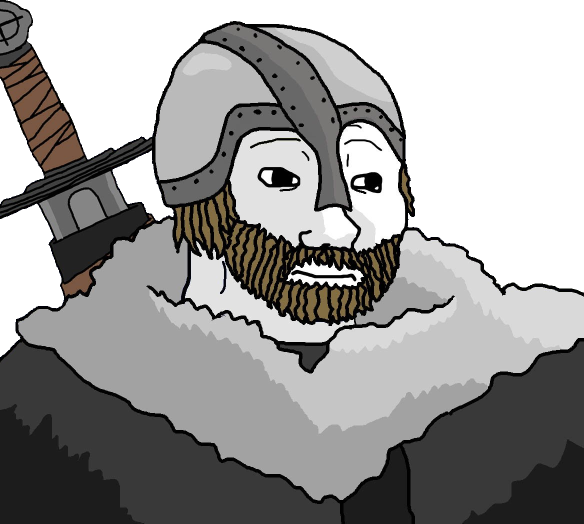
#> input picture episodes/ayasofya-viking-yazisi/chars/kaynak/viking_kaynak.png, 1167 x 1047 px (shown at 1/2 size)
$ python uret.py
#> lines starting #> are read from the running program, lines starting #| are printed output that depends on the picture; after the words box and inside, x2 and y2 are one past the last pixel; in counts of white or black regions, pixels touching at a corner belong together
### tools/kit_varyant.py
#!/usr/bin/env python3
"""Aynı wojak yüzünden duygu varyantları üretir (ter damlası, gözyaşı).

Altın dönem videolarında ana karakter sahneden sahneye AYNI çizimdir; sadece yüzüne ter damlaları,
gözyaşı eklenir ya da son sahnede korku yüzüne döner. Bu araç bir taban PNG'ye bu katmanları çizer.

    python tools/kit_varyant.py assets/kit/klasik/sakin.png --kit klasik

Koordinatlar taban görselin piksel düzlemindedir (assets/kit/<kit>/kit.json içinde, elle ayarlanır).
"""

from __future__ import annotations

import argparse
import json
import sys
from pathlib import Path

from PIL import Image, ImageDraw

ROOT = Path(__file__).resolve().parent.parent
sys.path.insert(0, str(ROOT))

SS = 3  # süper örnekleme (yumuşak kenar)
SWEAT_FILL, SWEAT_LINE = (170, 220, 255, 255), (40, 120, 200, 255)
TEAR_FILL = (120, 190, 250, 235)


def _drop(d: ImageDraw.ImageDraw, x: float, y: float, s: float) -> None:
    """Damla: üstü sivri, altı yuvarlak. (x, y) alt dairenin merkezi, s yarıçap."""
    x, y, s = x * SS, y * SS, s * SS
    lw = max(2, round(s * 0.22))
    pts = [(x, y - s * 2.6), (x - s * 0.95, y - s * 0.35), (x + s * 0.95, y - s * 0.35)]
    d.polygon(pts, fill=SWEAT_FILL)
    d.ellipse([x - s, y - s, x + s, y + s], fill=SWEAT_FILL)
    d.line([pts[0], pts[1]], fill=SWEAT_LINE, width=lw)
    d.line([pts[0], pts[2]], fill=SWEAT_LINE, width=lw)
    d.arc([x - s, y - s, x + s, y + s], start=-15, end=195, fill=SWEAT_LINE, width=lw)


# [6 lines left out: function _tear, not called in this run]


def make(base: Path, spec: dict, out: Path) -> Path:
    im = Image.open(base).convert("RGBA")
    layer = Image.new("RGBA", (im.width * SS, im.height * SS), (0, 0, 0, 0))
    d = ImageDraw.Draw(layer)
    for t in spec.get("tears", []):
        _tear(d, t["path"], t.get("w", 14))
    for x, y, s in spec.get("drops", []):
        _drop(d, x, y, s)
    layer = layer.resize(im.size, Image.LANCZOS)
    out.parent.mkdir(parents=True, exist_ok=True)
    Image.alpha_composite(im, layer).save(out, optimize=True)
    return out


# [14 lines left out: function main, not called in this run]


# [2 lines that do not run on import are left out]

### episodes/ayasofya-viking-yazisi/chars/uret.py
"""ayasofya-viking-yazisi: hazır kıyafetli iki karakter ve ters köşe yüz varyantı.

    python episodes/ayasofya-viking-yazisi/chars/uret.py

Kaynaklar (kaynak/ altında, indirildiği gibi; şeffaf kenarı kırpılmış):
  viking_kaynak.png   wojakland "Viking Wojak" (viking_wojak_1.png,
                      https://wojakland.com/wp-content/grand-media/image/original/viking_wojak_1.png), 1167x1047,
                      sağa bakar: miğfer, sakal, kürk pelerin, sırtında kılıç
  muhafiz_kaynak.png  wojakland "Byzantine Knight Wojak" (byzantine_knight_wojak.png,
                      https://wojakland.com/wp-content/grand-media/image/original/byzantine_knight_wojak.png), 460x471,
                      sola bakar: burun siperli miğfer, zincir başlık, bordo zırh
Kıyafete ve miğfere dokunulmaz. Yapılanlar yalnız:
  - viking = kaynağın kendisi (sıkılmış/huysuz yüz); yarı saydam kontur opak yapılır;
  - muhafız "sakin" = kaynağın kendisi (ciddi, kaşları çatık);
  - muhafız "sok": kaşlar, gözler ve ağız çizgisi silinip AYNI çizgi kalınlığında yeniden çizilir (kalkık kaşlar,
    iri açık gözler, küçük göz bebekleri karşıdaki Viking'e bakar, zincir başlığın üstünde açık "O" ağız) + iki
    yanakta ter damlası (tools/kit_varyant.py). Miğfer alnı kapattığı için mavi soğuk ter çizgisi yok.
Bakış yönü bu betikte kaydedilmez (data/ dışına yazılmaz): episode.yaml'da her karakterin `faces:` alanı var.
Çizim yardımcıları kanuni-gizlenen-olum/chars/uret.py'den kopyalandı.
"""
from __future__ import annotations

import math
import random
import sys
from pathlib import Path

import numpy as np
from PIL import Image, ImageDraw

HERE = Path(__file__).resolve().parent
ROOT = HERE.parents[2]
KAYNAK = HERE / "kaynak"
sys.path.insert(0, str(ROOT / "tools"))
import kit_varyant  # noqa: E402

SS = 4
BLACK = (0, 0, 0, 255)
WHITE = (255, 255, 255, 255)
TEN = (235, 182, 138)      # muhafızın ten rengi (ölçüldü)
ZINCIR = (90, 90, 90)      # ağız çevresindeki zincir başlık tonu (ölçüldü)


def poly_mask(size, pts) -> np.ndarray:
    m = Image.new("L", size, 0)
    ImageDraw.Draw(m).polygon([tuple(p) for p in pts], fill=255)
    return np.array(m) > 0


def sil(im, pts, renk=TEN, tol=10):
    a = np.array(im).astype(np.int32)
    m = poly_mask(im.size, pts)
    d = np.abs(a[..., :3] - np.array(renk)).sum(-1)
    m &= (d > tol) & (a[..., 3] > 0)
    a[m, :3] = renk
    a[m, 3] = 255
    return Image.fromarray(a.astype(np.uint8))


def kutu(x0, y0, x1, y1):
    return [(x0, y0), (x1, y0), (x1, y1), (x0, y1)]


def catmull(pts, n=14):
    P = [pts[0]] + list(pts) + [pts[-1]]
    out = []
    for i in range(1, len(P) - 2):
        p0, p1, p2, p3 = P[i - 1], P[i], P[i + 1], P[i + 2]
        for k in range(n):
            t = k / n
            t2, t3 = t * t, t * t * t
            out.append(tuple(0.5 * ((2 * p1[j]) + (-p0[j] + p2[j]) * t + (2 * p0[j] - 5 * p1[j] + 4 * p2[j] - p3[j]) * t2
                                    + (-p0[j] + 3 * p1[j] - 3 * p2[j] + p3[j]) * t3) for j in (0, 1)))
    out.append(P[-2])
    return out


class Cizim:
    def __init__(self, im, seed=1):
        self.im = im
        self.rng = random.Random(seed)

    def _maske(self):
        W, H = self.im.size
        m = Image.new("L", (W * SS, H * SS), 0)
        return m, ImageDraw.Draw(m)

    def _bas(self, m, renk):
        W, H = self.im.size
        m = m.resize((W, H), Image.LANCZOS).point(lambda v: max(0, min(255, (v - 64) * 2)))
        self.im.paste(Image.new("RGBA", (W, H), renk), (0, 0), m)

    def cizgi(self, pts, w, renk=BLACK, titrek=0.3):
        p = catmull(pts) if len(pts) > 2 else list(pts)
        ph = self.rng.random() * 6
        p = [(x + titrek * math.sin(i * 0.41 + ph), y + titrek * math.cos(i * 0.33 + ph)) for i, (x, y) in enumerate(p)]
        m, d = self._maske()
        q = [(x * SS, y * SS) for x, y in p]
        d.line(q, fill=255, width=round(w * SS), joint="curve")
        r = w * SS / 2
        for x, y in (q[0], q[-1]):
            d.ellipse([x - r, y - r, x + r, y + r], fill=255)
        self._bas(m, renk)

    def elips(self, cx, cy, rx, ry, dolgu=None, w=0, renk=BLACK):
        b = [(cx - rx) * SS, (cy - ry) * SS, (cx + rx) * SS, (cy + ry) * SS]
        if dolgu is not None:
            m, d = self._maske()
            d.ellipse(b, fill=255)
            self._bas(m, dolgu)
        if w:
            m, d = self._maske()
            d.ellipse(b, outline=255, width=round(w * SS))
            self._bas(m, renk)


def ter(im, damlalar):
    tmp = HERE / "__kit_tmp.png"
    im.save(tmp)
    try:
        kit_varyant.make(tmp, {"drops": [list(d) for d in damlalar]}, tmp)
        return Image.open(tmp).convert("RGBA").copy()
    finally:
        tmp.unlink(missing_ok=True)


def kontur_sabitle(im):
    """Kesimde yarı saydam kalmış siyah kontur piksellerini (koyu RGB, alfa > 30) tam opak yapar."""
    a = np.array(im).astype(np.int32)
    m = (a[..., :3].sum(-1) < 240) & (a[..., 3] > 30)
    a[m, 3] = 255
    return Image.fromarray(a.astype(np.uint8))


def kaydet(im, ad):
    out = HERE / f"{ad}.png"
    im.save(out, optimize=True)
    print(f"-> {out.relative_to(ROOT)}  {im.width}x{im.height}")


def viking():
    base = kontur_sabitle(Image.open(KAYNAK / "viking_kaynak.png").convert("RGBA"))
#> in kontur_sabitle, `m = (a[..., :3].sum(-1) < 240) & (a[..., 3] > 30)`:
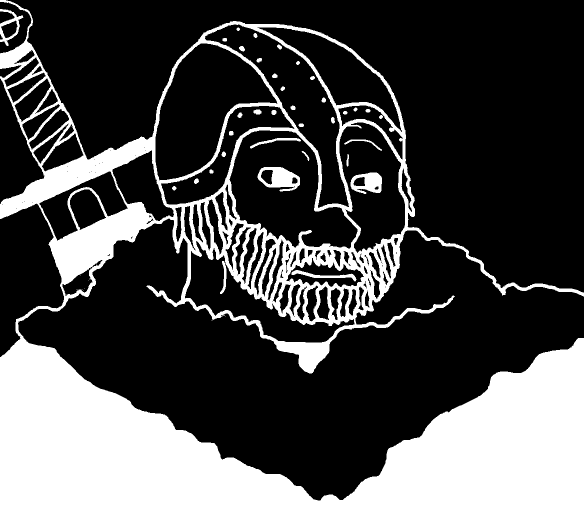
#> m: shape (1047, 1167) bool (shown at 1/2 size); 30.2% white; 54 white regions (18 under 20 px), largest, box (x1, y1, x2, y2) and area: (0, 0, 1167, 1047) 359955, (515, 334, 600, 383) 2328, (701, 345, 764, 388) 1747
#> in kontur_sabitle, returned value is the input picture: PIL image 1167x1047 RGBA; mean R, G, B, A 102.2, 102.8, 104.2, 184
    kaydet(base, "viking_sikkin")
#| -> episodes/ayasofya-viking-yazisi/chars/viking_sikkin.png  1167x1047


def muhafiz():
    """Byzantine Knight (460x471), 3/4 sola bakar. Yüz hatları (px): ten alanı sol yanak x 192-276, sağ yanak
    x 318-366, y 197-285 (üstü miğfer kenarı y~195, arası burun siperi x 277-316). Sol göz (212-260, 218-238), sağ
    göz (317-343, 223-245), kaş vuruşları sol (255-268, 200-212) ve sağ (337-343, 199-203). Ağız çizgisi zincir
    başlıkta (260-315, 300-305). Çizgi ~3-4 px."""
    base = Image.open(KAYNAK / "muhafiz_kaynak.png").convert("RGBA")
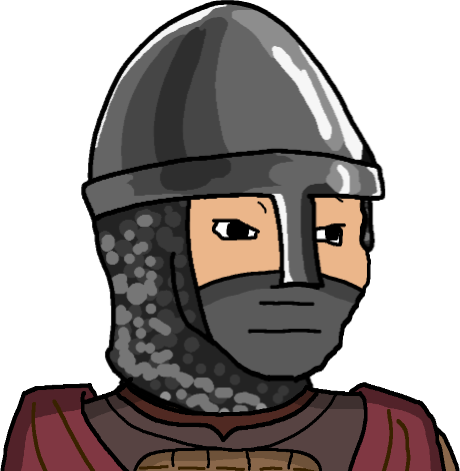
#> input picture episodes/ayasofya-viking-yazisi/chars/kaynak/muhafiz_kaynak.png, 460 x 471 px
#> base is the input picture: PIL image 460x471 RGBA; mean R, G, B, A 52.1, 45, 43, 149.4
    kaydet(base, "muhafiz_sakin")
#| -> episodes/ayasofya-viking-yazisi/chars/muhafiz_sakin.png  460x471
    im = base.copy()
    im = sil(im, kutu(196, 198, 272, 252))
#> in poly_mask, `m = Image.new("L", size, 0)`: m: PIL image 460x471 L; every value is 0
#> in poly_mask, `ImageDraw.Draw(m).polygon([tuple(p) for p in pts], fill=255)`: m: PIL image 460x471 L; 2% white; 1 white region, box (x1, y1, x2, y2) and area: (196, 198, 273, 253) 4235
#> in sil, `d = np.abs(a[..., :3] - np.array(renk)).sum(-1)`:
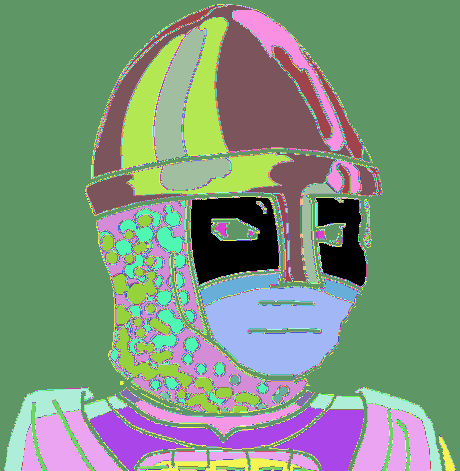
#> d: shape (471, 460) int64; 443 distinct labels, from 0 to 555; one colour per label, 0 black
#> in sil, `m &= (d > tol) & (a[..., 3] > 0)`: m: shape (471, 460) bool; 0.47% white; 4 white regions, box (x1, y1, x2, y2) and area: (211, 218, 260, 241) 910, (257, 201, 267, 214) 57, (196, 198, 218, 200) 31, (268, 198, 273, 209) 25
#> in sil, `a[m, :3] = renk`: a: shape (471, 460, 4) int32; mean R, G, B, A 52.9, 45.5, 43.3, 149.4
    im = sil(im, kutu(318, 198, 364, 252))
#> in poly_mask (call 2), `ImageDraw.Draw(m).polygon([tuple(p) for p in pts], fill=255)`: m: PIL image 460x471 L; 1.2% white; 1 white region, box (x1, y1, x2, y2) and area: (318, 198, 365, 253) 2585
#> in sil (call 2), `d = np.abs(a[..., :3] - np.array(renk)).sum(-1)`: d: shape (471, 460) int64; 437 distinct labels, from 0 to 555
#> in sil (call 2), `m &= (d > tol) & (a[..., 3] > 0)`: m: shape (471, 460) bool; 0.41% white; 2 white regions, box (x1, y1, x2, y2) and area: (318, 223, 346, 253) 553, (335, 198, 365, 253) 338
#> in sil (call 2), `a[m, :3] = renk`: a: shape (471, 460, 4) int32; mean R, G, B, A 53.6, 46.1, 43.7, 149.4
#> in sil (call 2), `a[m, 3] = 255`: a: shape (471, 460, 4) int32; mean R, G, B, A 53.6, 46.1, 43.7, 149.4
    im = sil(im, kutu(254, 298, 322, 307), renk=ZINCIR)
#> call 3 of sil, with renk = (90, 90, 90), tol = 10
#> in poly_mask (call 3), `ImageDraw.Draw(m).polygon([tuple(p) for p in pts], fill=255)`: m: PIL image 460x471 L; 0.32% white; 1 white region, box (x1, y1, x2, y2) and area: (254, 298, 323, 308) 690
#> in sil (call 3), `d = np.abs(a[..., :3] - np.array(renk)).sum(-1)`:
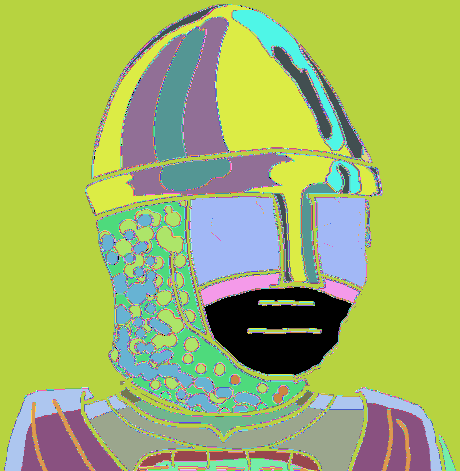
#> d: shape (471, 460) int64; 309 distinct labels, from 0 to 468; one colour per label, 0 black
#> in sil (call 3), `m &= (d > tol) & (a[..., 3] > 0)`: m: shape (471, 460) bool; 0.14% white; 1 white region, box (x1, y1, x2, y2) and area: (258, 300, 315, 306) 296
#> in sil (call 3), `a[m, :3] = renk`:
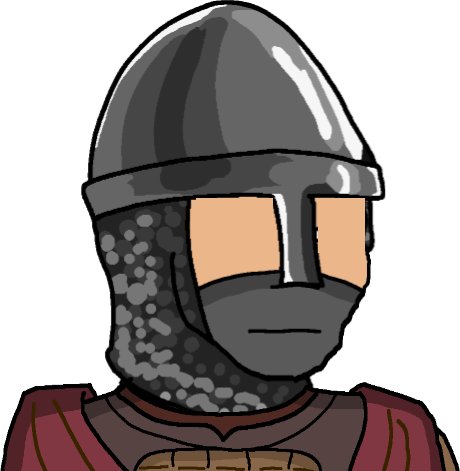
#> a: shape (471, 460, 4) int32; mean R, G, B, A 53.7, 46.1, 43.8, 149.4; transparent parts drawn white
    c = Cizim(im, seed=7)
    # şaşkın/korkmuş kaşlar: iç uçlar (burun siperine yakın) yukarıda, kemerli
    c.cizgi([(203, 214), (222, 206), (246, 202), (266, 200)], 4.2)
#> in _maske, `m = Image.new("L", (W * SS, H * SS), 0)`: m: PIL image 1840x1884 L; every value is 0
#> the loop in cizgi, `for x, y in (q[0], q[-1]):` made 2 passes
#> (x, y) on passes 1 to 2: (813.1, 855.6), (1064.4, 798.8)
#> in cizgi, `self._bas(m, renk)`:
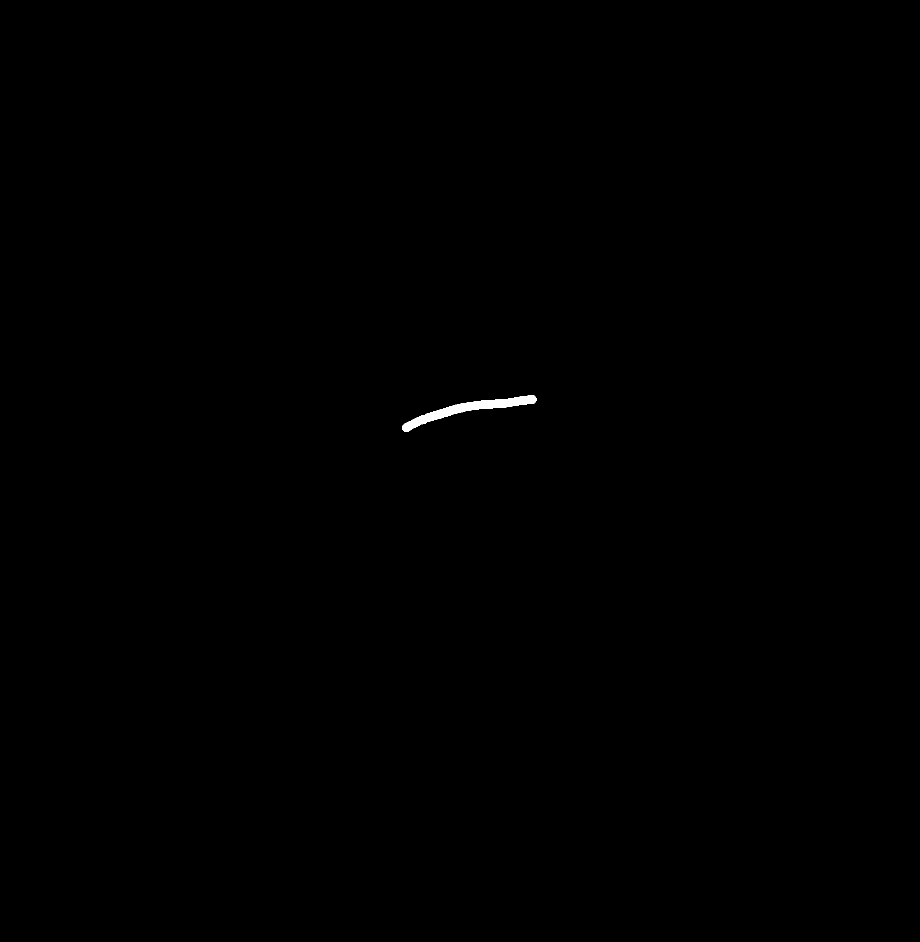
#> m: PIL image 1840x1884 L (shown at 1/2 size); 0.13% white; 1 white region, box (x1, y1, x2, y2) and area: (804, 790, 1073, 864) 4576
    c.cizgi([(322, 200), (340, 202), (354, 207), (363, 213)], 4.0)
#> the loop in cizgi (call 2), `for x, y in (q[0], q[-1]):` made 2 passes
#> (x, y) on passes 1 to 2: (1288.9, 800.7), (1451.2, 851.3)
#> in cizgi (call 2), `self._bas(m, renk)`: m: PIL image 1840x1884 L; 0.08% white; 1 white region, box (x1, y1, x2, y2) and area: (1280, 792, 1460, 860) 2943
    # iri açık gözler: beyaz dolgu + kontur; küçük göz bebekleri sola (karşıdaki Viking'e)
    for cx, cy, rx, ry, px, pr in ((236, 230, 18, 15, 228, 3.6), (342, 232, 14, 14, 335, 3.4)):
        c.elips(cx, cy, rx, ry, dolgu=WHITE, w=3.6)
        c.elips(px, cy + 1, pr, pr, dolgu=BLACK)
    # açık "O" ağız (zincir başlığın üstünde)
    c.elips(289, 307, 12, 13, dolgu=(25, 18, 18, 255), w=3.6)
#> in elips (call 5), `self._bas(m, dolgu)`: m: PIL image 1840x1884 L; 0.23% white; 1 white region, box (x1, y1, x2, y2) and area: (1108, 1176, 1205, 1281) 7989
#> in elips (call 5), `self._bas(m, renk)`: m: PIL image 1840x1884 L; 0.11% white; 1 white region, box (x1, y1, x2, y2) and area: (1108, 1176, 1205, 1281) 3808
    im = ter(c.im, [(204, 262, 9), (361, 257, 8)])
#> in make, `layer = Image.new("RGBA", (im.width * SS, im.height * SS), (0, 0, 0, 0))`: layer: PIL image 1380x1413 RGBA; every value is 0
#> in make, `Image.alpha_composite(im, layer).save(out, optimize=True)`:
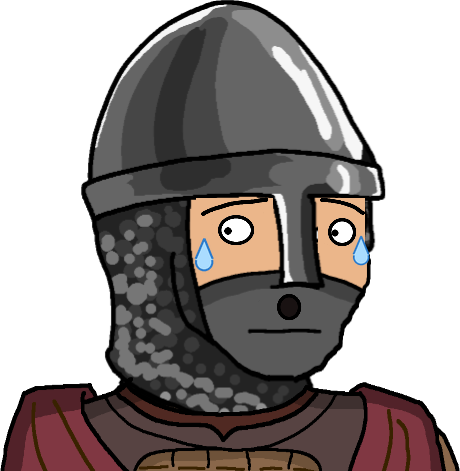
#> saved as __kit_tmp.png: PIL image 460x471 RGBA; mean R, G, B, A 52, 45.3, 43.7, 149.4; transparent parts drawn white
    kaydet(im, "muhafiz_sok")
#| -> episodes/ayasofya-viking-yazisi/chars/muhafiz_sok.png  460x471


if __name__ == "__main__":
    viking()
    muhafiz()
